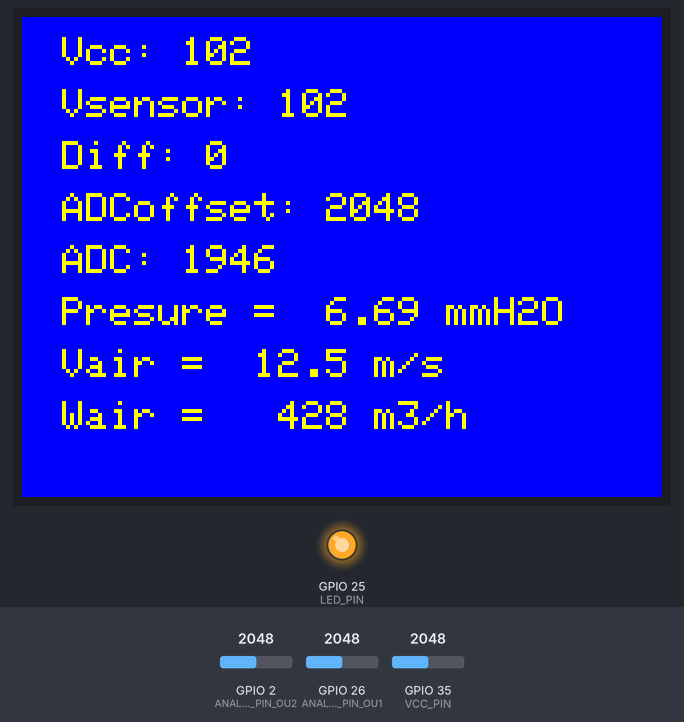
This sketch was run on a simulated ESP32. Parts: 320×240 colour display, output pins drawn as LEDs (lit = HIGH). The test bench sets the inputs (shaded band); at power-on: GPIO 2 (ANALOG_PIN_OU2) = 2048, GPIO 26 (ANALOG_PIN_OU1) = 2048, GPIO 35 (VCC_PIN) = 2048. What the sketch prints to the serial monitor is not drawn.

Above: at 2.6 s.
2.7 s: GPIO 2 (ANALOG_PIN_OU2) set to 2866
At 4.3 s:
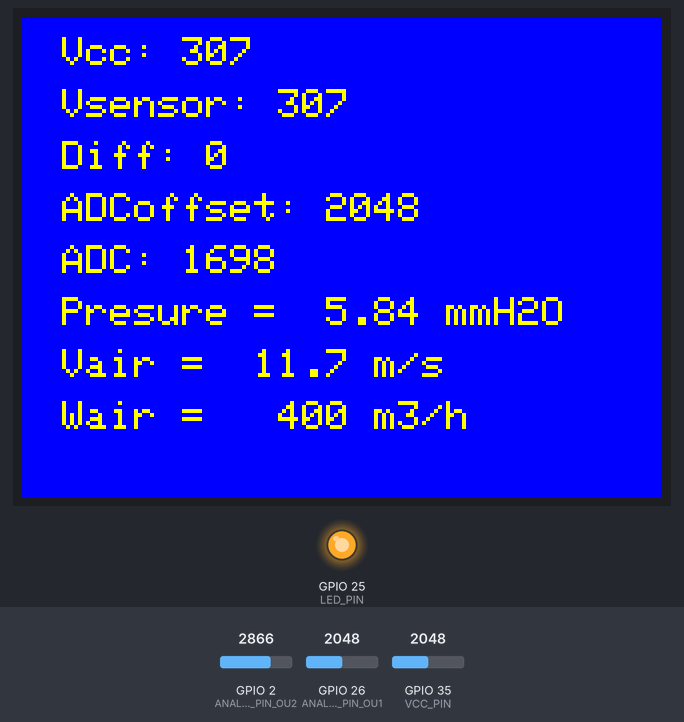
5.7 s: GPIO 26 (ANALOG_PIN_OU1) set to 2866
At 7.3 s:
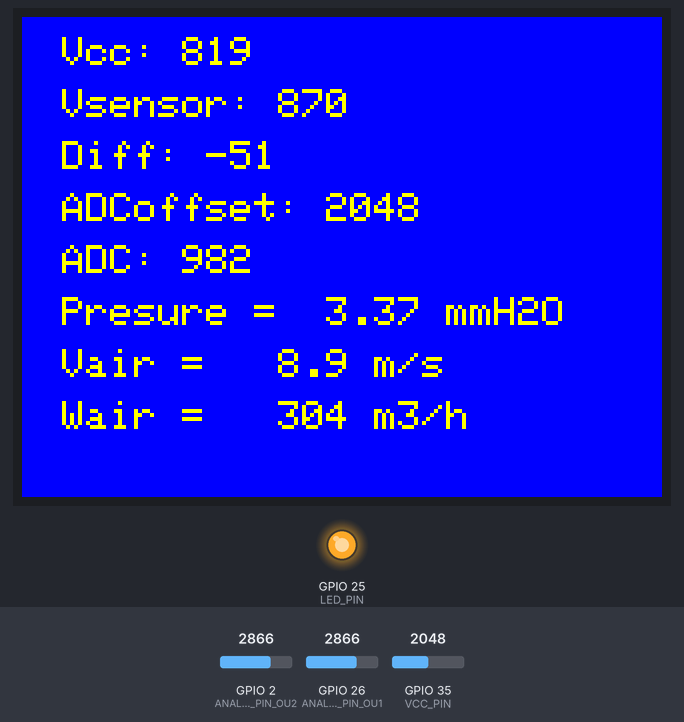
8.7 s: GPIO 2 (ANALOG_PIN_OU2) set to 3603
At 10.9 s:
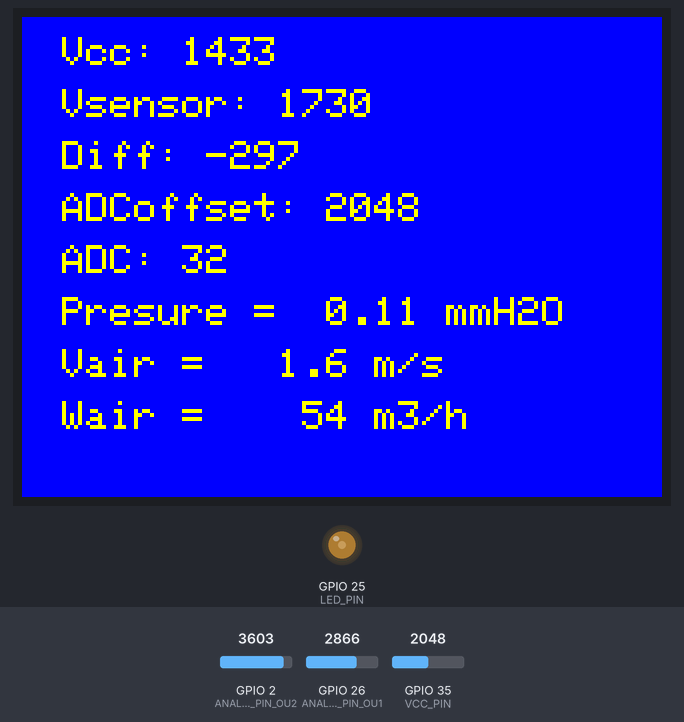
11.7 s: GPIO 35 (VCC_PIN) set to 2866
At 13.3 s:
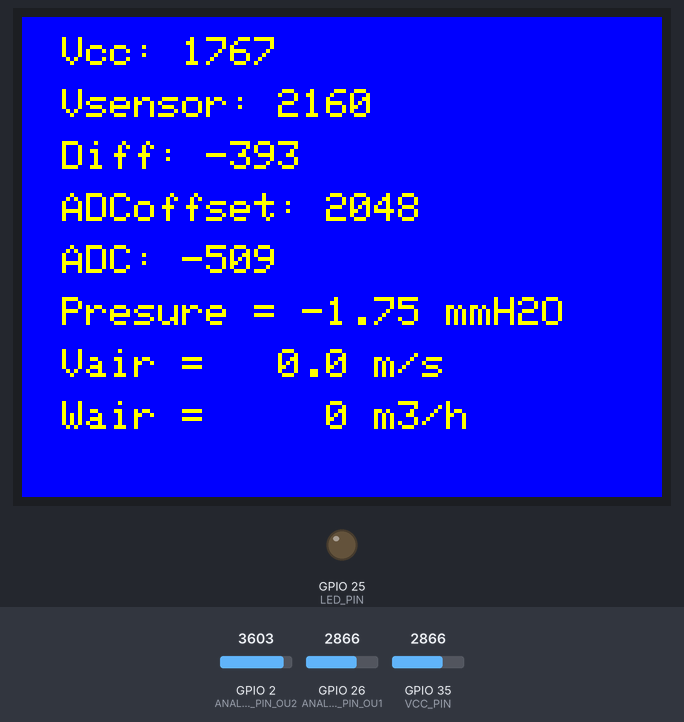
14.7 s: GPIO 26 (ANALOG_PIN_OU1) set to 3603
At 16.0 s:
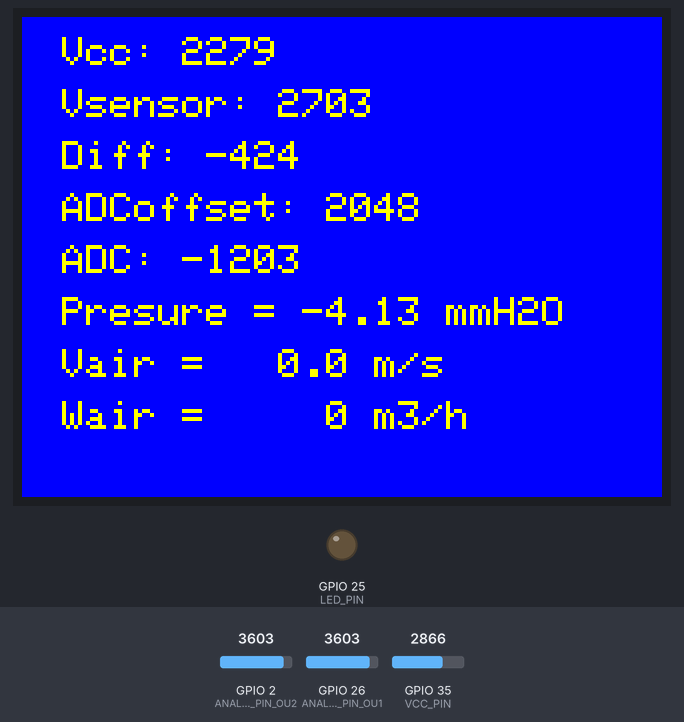
17.7 s: GPIO 35 (VCC_PIN) set to 3603
At 19.3 s:
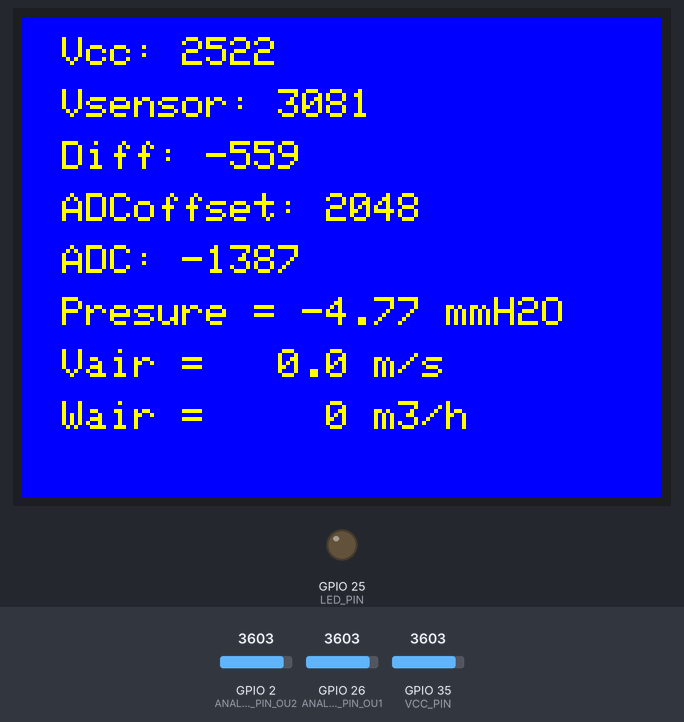
Timing chart, 0 to 20.8 s (numbered marks = the images above; inputs shaded):
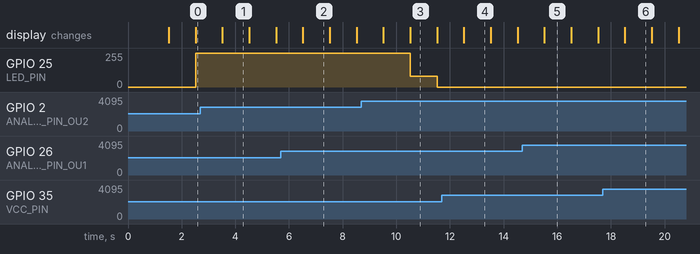

Measured:
- after the input at 8.7 s, GPIO 25 (LED_PIN): 254/255 → 80/255 after 1.8 s, → 0/255 1.0 s later
- what the display in image 1 shows lasts 1.0 s, from 3.5 s to 4.5 s

The sketch:

Presure_sensor_graduation_display_10_Vcc3_3V_AllDisp_PWM.ino
```cpp
#include <Arduino.h>
#include <TFT_eSPI.h>
#include <driver/ledc.h> // Включване на заглавния файл за LEDC функции

#define ANALOG_PIN_OU2 2  // Използваме GPIO2 за аналогов вход (изход ОУ2)
#define ANALOG_PIN_OU1 26 // Използваме GPIO26 за аналогов вход (изход ОУ1)
#define VCC_PIN 35       // Използваме GPIO35 за измерване на Vcc чрез делител на напрежение
#define LED_PIN 25       // Използваме GPIO25 за светодиод

#include "Core_0.h"

// Глобална променлива
float presureReal = 0.0;

const float D = 0.110;
const float d = 0.070;
const int numMeasurements = 20;  // Брой измервания за осредняване
const int numAverages = 20;  // Брой усреднени стойности за допълнително осредняване
const int sizeText = 2;
int indentText = 10 * sizeText;
int lineSpacing = 7 * sizeText + 6 * sizeText;
int heightText = 7 * sizeText;
int lengthText = 6 * sizeText;

int adcReadings_OU2[numMeasurements];  // Масив за съхранение на измерванията на ОУ2
int adcReadings_OU1[numMeasurements];  // Масив за съхранение на измерванията на ОУ1
int vccReadings[numMeasurements];      // Масив за съхранение на измерванията на Vcc

int adcAverages_OU2[numAverages];      // Масив за съхранение на усреднените стойности на ОУ2
int adcAverages_OU1[numAverages];      // Масив за съхранение на усреднените стойности на ОУ1
int vccAverages[numAverages];          // Масив за съхранение на усреднените стойности на Vcc

int adcIndex = 0;  // Индекс за текущото измерване
int avgIndex = 0;  // Индекс за текущата усреднена стойност

unsigned long lastMeasurementTime = 0;
unsigned long lastPrintTime = 0;

TFT_eSPI tft = TFT_eSPI();  // Създаване на обект за TFT дисплея

int ADCoffset = 0; // Първоначална стойност на налягането

float AirSpeed(float pressureReal, float D, float d) {
    const float g = 9.81; // Ускорение на свободното падане в м/с²
    // Изчисляване на скоростта в по-малката тръба
    if (pressureReal < 0) return 0; // Защита от отрицателни налягания
    float velocity = sqrt((2 * g * pressureReal) / (1 - pow(d, 4) / pow(D, 4)));
    return velocity;
}

void setup() {
  Serial.begin(9600);  // Започваме сериен монитор на 9600 бауда
  analogSetAttenuation(ADC_11db); // Настройка на затихването за обхват 0-3.3V

  Serial.println("Инициализация...");
  //delay(5000);  // Пауза за уравновесяване на нивото на стенда

  // Инициализация на масивите с нули
  for (int i = 0; i < numMeasurements; i++) {
    adcReadings_OU2[i] = 0;
    adcReadings_OU1[i] = 0;
    vccReadings[i] = 0;
  }
  for (int i = 0; i < numAverages; i++) {
    adcAverages_OU2[i] = 0;
    adcAverages_OU1[i] = 0;
    vccAverages[i] = 0;
  }

  Serial.println("Инициализация завършена");

  tft.begin();
  tft.setRotation(3);  // Ротация на екрана в позиция 3
  tft.fillScreen(TFT_BLUE);  // Задаваме син фон
  tft.setTextColor(TFT_YELLOW, TFT_BLUE);  // Задаваме жълти букви на син фон
  tft.setTextSize(sizeText);  // Задаваме размера на текста

  pinMode(LED_PIN, OUTPUT);  // Настройка на пина за светодиода като изход

  // Забавяне за стабилизиране на показанията
  delay(1000);

  // Първоначално измерване за ADCoffset
  int numInitialMeasurements = 20; // Увеличаване на броя първоначални измервания
  int adcTotal_OU2 = 0;
  for (int i = 0; i < numInitialMeasurements; i++) {
    adcTotal_OU2 += analogRead(ANALOG_PIN_OU2);
    delay(10); // Малко забавяне между измерванията за стабилизиране
  }
  ADCoffset = adcTotal_OU2 / numInitialMeasurements;

  // Настройка на PWM
  setupPWM();
  Serial.println("PWM инициализация завършена");

  // Ако използваш FreeRTOS задача, стартирай задачата
  xTaskCreate(generatePWM, "generatePWM", 1024, NULL, 1, NULL);
}

void loop() {
  unsigned long currentTime = millis();

  // Осредняване на 10 измервания през 30 милисекунди
  if (currentTime - lastMeasurementTime >= 30) {
    lastMeasurementTime = currentTime;

    adcReadings_OU2[adcIndex] = analogRead(ANALOG_PIN_OU2);
    adcReadings_OU1[adcIndex] = analogRead(ANALOG_PIN_OU1);
    vccReadings[adcIndex] = analogRead(VCC_PIN);
    adcIndex = (adcIndex + 1) % numMeasurements;

    if (adcIndex == 0) {
      // Изчисляване на средната стойност на 10 измервания
      int adcTotal_OU2 = 0;
      int adcTotal_OU1 = 0;
      int vccTotal = 0;
      for (int i = 0; i < numMeasurements; i++) {
        adcTotal_OU2 += adcReadings_OU2[i];
        adcTotal_OU1 += adcReadings_OU1[i];
        vccTotal += vccReadings[i];
      }
      int adcAverage_OU2 = adcTotal_OU2 / numMeasurements;
      int adcAverage_OU1 = adcTotal_OU1 / numMeasurements;
      int vccAverage = vccTotal / numMeasurements;

      // Съхраняване на усреднената стойност в масива с усреднени стойности
      adcAverages_OU2[avgIndex] = adcAverage_OU2;
      adcAverages_OU1[avgIndex] = adcAverage_OU1;
      vccAverages[avgIndex] = vccAverage;
      avgIndex = (avgIndex + 1) % numAverages;
    }
  }

  // Принтиране на осредненото измерване на всеки 300 милисекунди
  if (currentTime - lastPrintTime >= 1000) {
    lastPrintTime = currentTime;

    // Осредняване на последните 10 усреднени стойности
    int adcAvgTotal_OU2 = 0;
    int adcAvgTotal_OU1 = 0;
    int vccAvgTotal = 0;
    for (int i = 0; i < numAverages; i++) {
      adcAvgTotal_OU2 += adcAverages_OU2[i];
      adcAvgTotal_OU1 += adcAverages_OU1[i];
      vccAvgTotal += vccAverages[i];
    }
    int finalAdcAverage_OU2 = adcAvgTotal_OU2 / numAverages;
    int finalAdcAverage_OU1 = adcAvgTotal_OU1 / numAverages;
    int finalVccAverage = vccAvgTotal / numAverages;
    int delta = finalVccAverage - finalAdcAverage_OU1;
    //int delta = -finalVccAverage + finalAdcAverage_OU1;

    // Изчисляване на скоростта на въздушния поток
    //int pressureDifference = finalAdcAverage_OU2 - ADCoffset;
    int pressureDifference = -finalAdcAverage_OU2 + ADCoffset;
    presureReal = (3.0 / 873) * pressureDifference;  // Линейна зависимост
    float airSpeed = AirSpeed(presureReal, D, d);  // Примерни стойности за D и d
    float debit = 3.14159 * pow((D / 2), 2) * airSpeed * 3600;

    int numberSize = 7;
    char buffer[numberSize];

    // Визуализиране на стойностите на дисплея
    tft.setCursor(indentText, 10); // Ред 1
    tft.print("Vcc: ");
    tft.fillRect(indentText + 5 * 6 * sizeText, 10, 120, heightText, TFT_BLUE);  // Изчистване на предишното показание
    tft.setCursor(indentText + 5 * 6 * sizeText, 10);
    tft.print(finalVccAverage);

    tft.setCursor(indentText, 10 + 1 * lineSpacing); // Ред 2
    tft.print("Vsensor: ");
    tft.fillRect(indentText + 9 * 6 * sizeText, 10 + 1 * lineSpacing, 120, heightText, TFT_BLUE);  // Изчистване на предишното показание
    tft.setCursor(indentText + 9 * 6 * sizeText, 10 + 1 * lineSpacing);
    tft.print(finalAdcAverage_OU1);

    tft.setCursor(indentText, 10 + 2 * lineSpacing); // Ред 3
    tft.print("Diff: ");
    tft.fillRect(indentText + 6 * 6 * sizeText, 10 + 2 * lineSpacing, 120, heightText, TFT_BLUE);  // Изчистване на предишното показание
    tft.setCursor(indentText + 6 * 6 * sizeText, 10 + 2 * lineSpacing);
    tft.print(delta);

    tft.setCursor(indentText, 10 + 3 * lineSpacing); // Ред 4
    tft.print("ADCoffset: ");
    tft.fillRect(indentText + 11 * 6 * sizeText, 10 + 3 * lineSpacing, 120, heightText, TFT_BLUE);  // Изчистване на предишното показание
    tft.setCursor(indentText + 11 * 6 * sizeText, 10 + 3 * lineSpacing);
    tft.print(ADCoffset);

    tft.setCursor(indentText, 10 + 4 * lineSpacing); // Ред 5
    tft.print("ADC: ");
    tft.fillRect(indentText + 5 * 6 * sizeText, 10 + 4 * lineSpacing, 120, heightText, TFT_BLUE);  // Изчистване на предишното показание
    tft.setCursor(indentText + 5 * 6 * sizeText, 10 + 4 * lineSpacing);
    tft.print(pressureDifference);

    tft.setCursor(indentText, 10 + 5 * lineSpacing); // Ред 6
    tft.print("Presure =");
    tft.fillRect(indentText + 9 * 6 * sizeText, 10 + 5 * lineSpacing, numberSize * lengthText, heightText, TFT_RED);  // Изчистване на предишното показание
    tft.setCursor(indentText + 9 * 6 * sizeText, 10 + 5 * lineSpacing);
    sprintf(buffer, "%6.2f", presureReal); // Форматиране на числото
    tft.print(buffer);
    tft.print(" mmH2O");

    tft.setCursor(indentText, 10 + 6 * lineSpacing); // Ред 7
    tft.print("Vair =");
    tft.fillRect(indentText + 6 * 6 * sizeText, 10 + 6 * lineSpacing, 6 * lengthText, heightText, TFT_BLUE);  // Изчистване на предишното показание
    tft.setCursor(indentText + 6 * 6 * sizeText, 10 + 6 * lineSpacing);
    sprintf(buffer, "%6.1f", airSpeed); // Форматиране на числото с точност до един знак след десетичната точка
    tft.print(buffer);
    tft.print(" m/s");

    tft.setCursor(indentText, 10 + 7 * lineSpacing); // Ред 8
    tft.print("Wair =");
    tft.fillRect(indentText + 6 * 6 * sizeText, 10 + 7 * lineSpacing, 6 * lengthText, heightText, TFT_BLUE);  // Изчистване на предишното показание
    tft.setCursor(indentText + 6 * 6 * sizeText, 10 + 7 * lineSpacing);
    sprintf(buffer, "%6d", (int)debit); // Форматиране на числото като цяло число
    tft.print(buffer);
    tft.print(" m3/h");

    // Превключване на състоянието на светодиода
    // digitalWrite(LED_PIN, !digitalRead(LED_PIN));
  }
}

// Пинове за използване:
// J5:
// 02: +5.5V
// 12: IO02 (аналогов вход - от изход ОУ2)
// 22: IO23 (опитахме, но не се получава и отива на IO26)
// 30: IO26 (аналогов вход - от изход ОУ1)
// 32: IO35 (аналогов вход за Vcc)
// J6:
// 08: GND
// 18: ESP32 EN
// 28: IO25 (светодиод)
// 38: +3.3V
```

Core_0.h
```cpp
#ifndef CORE_0_H
#define CORE_0_H

#include <Arduino.h>
#include <driver/ledc.h>  // Включване на заглавния файл за LEDC функции

extern float presureReal; // Деклариране на глобалната променлива

void setupPWM() {
  const ledc_timer_bit_t pwmResolution = LEDC_TIMER_8_BIT; // 8-битова резолюция
  const ledc_channel_t pwmChannel = LEDC_CHANNEL_0;
  const int pwmFrequency = 5000; // 5 kHz честота

  ledc_timer_config_t ledc_timer = {
    .speed_mode       = LEDC_HIGH_SPEED_MODE,
    .duty_resolution  = pwmResolution,
    .timer_num        = LEDC_TIMER_0,
    .freq_hz          = pwmFrequency,
    .clk_cfg          = LEDC_AUTO_CLK
  };
  if (ledc_timer_config(&ledc_timer) != ESP_OK) {
    Serial.println("LED Timer configuration failed!");
  }

  ledc_channel_config_t ledc_channel = {
    .gpio_num       = LED_PIN,
    .speed_mode     = LEDC_HIGH_SPEED_MODE,
    .channel        = pwmChannel,
    .intr_type      = LEDC_INTR_DISABLE,
    .timer_sel      = LEDC_TIMER_0,
    .duty           = 0, // Начална стойност 0
    .hpoint         = 0
  };
  if (ledc_channel_config(&ledc_channel) != ESP_OK) {
    Serial.println("LED Channel configuration failed!");
  }

  Serial.println("PWM setup completed!");
}

void generatePWM(void *parameter) {
  const int pwmMax = 255; // Максимална стойност за 8-битова резолюция

  for (;;) {
    float pwmValueFloat = (presureReal / 0.35) * pwmMax; // Изчисляване на коефициента на запълване
    int pwmValue = constrain((int)pwmValueFloat, 0, pwmMax); // Ограничаване на pwmValue в допустимите граници

    ledc_set_duty(LEDC_HIGH_SPEED_MODE, LEDC_CHANNEL_0, pwmValue);
    ledc_update_duty(LEDC_HIGH_SPEED_MODE, LEDC_CHANNEL_0);

    Serial.print("PWM Value: ");
    Serial.println(pwmValue);

    vTaskDelay(1000 / portTICK_PERIOD_MS); // 1-секундна пауза за да се избегне Watchdog рестарт
  }
}

#endif // CORE_0_H
```
